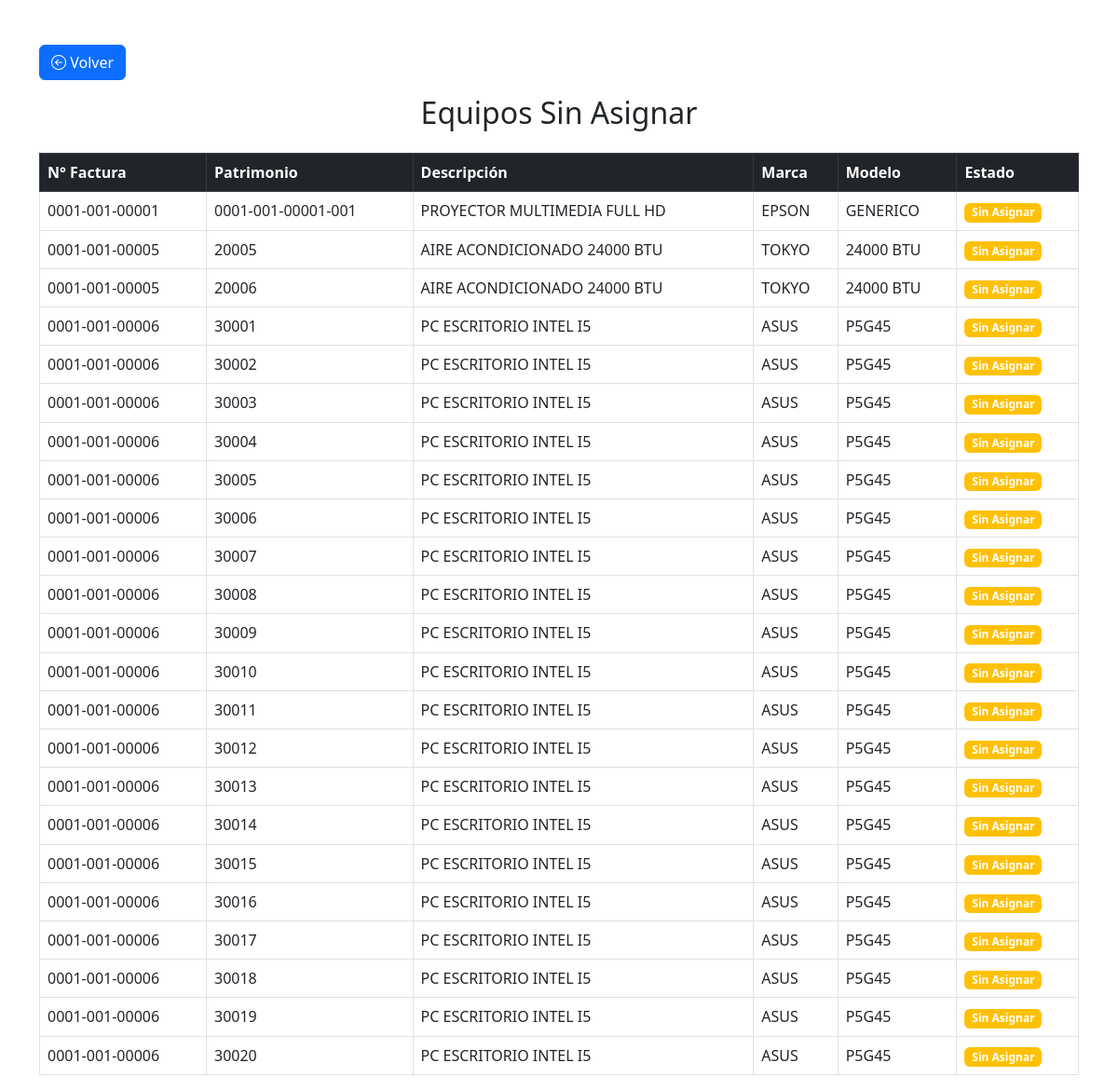
Page /reporte_sin_asignar.php on the committed database.
### tables this page shows
CREATE TABLE `equipos` (
  `id` int NOT NULL,
  `aula_id` int DEFAULT NULL,
  `nombre` varchar(255) NOT NULL,
  `descripcion` text,
  `tipo` varchar(50) DEFAULT NULL,
  `marca` varchar(100) DEFAULT NULL,
  `modelo` varchar(50) DEFAULT NULL,
  `cantidad` int DEFAULT '1',
  `estado` varchar(50) DEFAULT 'Sin Asignar',
  `fecha_estado` timestamp NULL DEFAULT CURRENT_TIMESTAMP,
  `nro_serie` varchar(50) DEFAULT NULL,
  `fecha_instalacion` date DEFAULT NULL,
  `ultima_fecha_mantenimiento` date DEFAULT NULL,
  `periodo_mantenimiento` int DEFAULT NULL COMMENT 'Período en días',
  `observaciones` text,
  `nro_factura` varchar(50) DEFAULT NULL
);

### reporte_sin_asignar.php (the view, shortened to what this page needs)
<?php
include("config.php");
$query = "SELECT e.*
          FROM equipos e
          LEFT JOIN aulas_equipos ae ON e.id = ae.equipo_id
          WHERE ae.id IS NULL
          ORDER BY e.nro_factura";
$result = $conn->query($query);
?>
<!DOCTYPE html>
<html lang="es">
<head>
    <link href="https://cdn.jsdelivr.net/npm/bootstrap@5.3.0/dist/css/bootstrap.min.css" rel="stylesheet">
    <link rel="stylesheet" href="https://cdn.jsdelivr.net/npm/bootstrap-icons@1.7.2/font/bootstrap-icons.css">
</head>
<body>
    <div class="container mt-5">
        <a href="gestion_inventario.php" class="btn btn-primary mb-3">
            <i class="bi bi-arrow-left-circle"></i> Volver
        </a>
        <h2 class="text-center mb-4">Equipos Sin Asignar</h2>
        <table class="table table-bordered">
            <thead class="table-dark">
                <tr>
                    <th>N° Factura</th>
                    <th>Patrimonio</th>
                    <th>Descripción</th>
                    <th>Marca</th>
                    <th>Modelo</th>
                    <th>Estado</th>
                </tr>
            </thead>
            <tbody>
                <?php while ($row = $result->fetch_assoc()) { ?>
                    <tr>
                        <td><?php echo $row['nro_factura']; ?></td>
                        <td><?php echo $row['nro_serie']; ?></td>
                        <td><?php echo $row['descripcion']; ?></td>
                        <td><?php echo $row['marca']; ?></td>
                        <td><?php echo $row['modelo']; ?></td>
                        <td><span class="badge bg-warning">Sin Asignar</span></td>
                    </tr>
                <?php } ?>
            </tbody>
        </table>
    </div>
</body>
</html>

### rows in the picture
equipos: nro_factura "0001-001-00001", nro_serie "0001-001-00001-001", descripcion "PROYECTOR MULTIMEDIA FULL HD", marca "EPSON", modelo "GENERICO"
equipos: nro_factura "0001-001-00005", nro_serie "20005", descripcion "AIRE ACONDICIONADO 24000 BTU", marca "TOKYO", modelo "24000 BTU"
equipos: nro_factura "0001-001-00005", nro_serie "20006", descripcion "AIRE ACONDICIONADO 24000 BTU", marca "TOKYO", modelo "24000 BTU"
equipos: nro_factura "0001-001-00006", nro_serie "30001", descripcion "PC ESCRITORIO INTEL I5", marca "ASUS", modelo "P5G45"
equipos: nro_factura "0001-001-00006", nro_serie "30002", descripcion "PC ESCRITORIO INTEL I5", marca "ASUS", modelo "P5G45"
equipos: nro_factura "0001-001-00006", nro_serie "30003", descripcion "PC ESCRITORIO INTEL I5", marca "ASUS", modelo "P5G45"
equipos: nro_factura "0001-001-00006", nro_serie "30004", descripcion "PC ESCRITORIO INTEL I5", marca "ASUS", modelo "P5G45"
equipos: nro_factura "0001-001-00006", nro_serie "30005", descripcion "PC ESCRITORIO INTEL I5", marca "ASUS", modelo "P5G45"
equipos: nro_factura "0001-001-00006", nro_serie "30006", descripcion "PC ESCRITORIO INTEL I5", marca "ASUS", modelo "P5G45"
equipos: nro_factura "0001-001-00006", nro_serie "30007", descripcion "PC ESCRITORIO INTEL I5", marca "ASUS", modelo "P5G45"
equipos: nro_factura "0001-001-00006", nro_serie "30008", descripcion "PC ESCRITORIO INTEL I5", marca "ASUS", modelo "P5G45"
equipos: nro_factura "0001-001-00006", nro_serie "30009", descripcion "PC ESCRITORIO INTEL I5", marca "ASUS", modelo "P5G45"
equipos: nro_factura "0001-001-00006", nro_serie "30010", descripcion "PC ESCRITORIO INTEL I5", marca "ASUS", modelo "P5G45"
equipos: nro_factura "0001-001-00006", nro_serie "30011", descripcion "PC ESCRITORIO INTEL I5", marca "ASUS", modelo "P5G45"
equipos: nro_factura "0001-001-00006", nro_serie "30012", descripcion "PC ESCRITORIO INTEL I5", marca "ASUS", modelo "P5G45"
equipos: nro_factura "0001-001-00006", nro_serie "30013", descripcion "PC ESCRITORIO INTEL I5", marca "ASUS", modelo "P5G45"
equipos: nro_factura "0001-001-00006", nro_serie "30014", descripcion "PC ESCRITORIO INTEL I5", marca "ASUS", modelo "P5G45"
equipos: nro_factura "0001-001-00006", nro_serie "30015", descripcion "PC ESCRITORIO INTEL I5", marca "ASUS", modelo "P5G45"
equipos: nro_factura "0001-001-00006", nro_serie "30016", descripcion "PC ESCRITORIO INTEL I5", marca "ASUS", modelo "P5G45"
equipos: nro_factura "0001-001-00006", nro_serie "30017", descripcion "PC ESCRITORIO INTEL I5", marca "ASUS", modelo "P5G45"
equipos: nro_factura "0001-001-00006", nro_serie "30018", descripcion "PC ESCRITORIO INTEL I5", marca "ASUS", modelo "P5G45"
equipos: nro_factura "0001-001-00006", nro_serie "30019", descripcion "PC ESCRITORIO INTEL I5", marca "ASUS", modelo "P5G45"
equipos: nro_factura "0001-001-00006", nro_serie "30020", descripcion "PC ESCRITORIO INTEL I5", marca "ASUS", modelo "P5G45"
